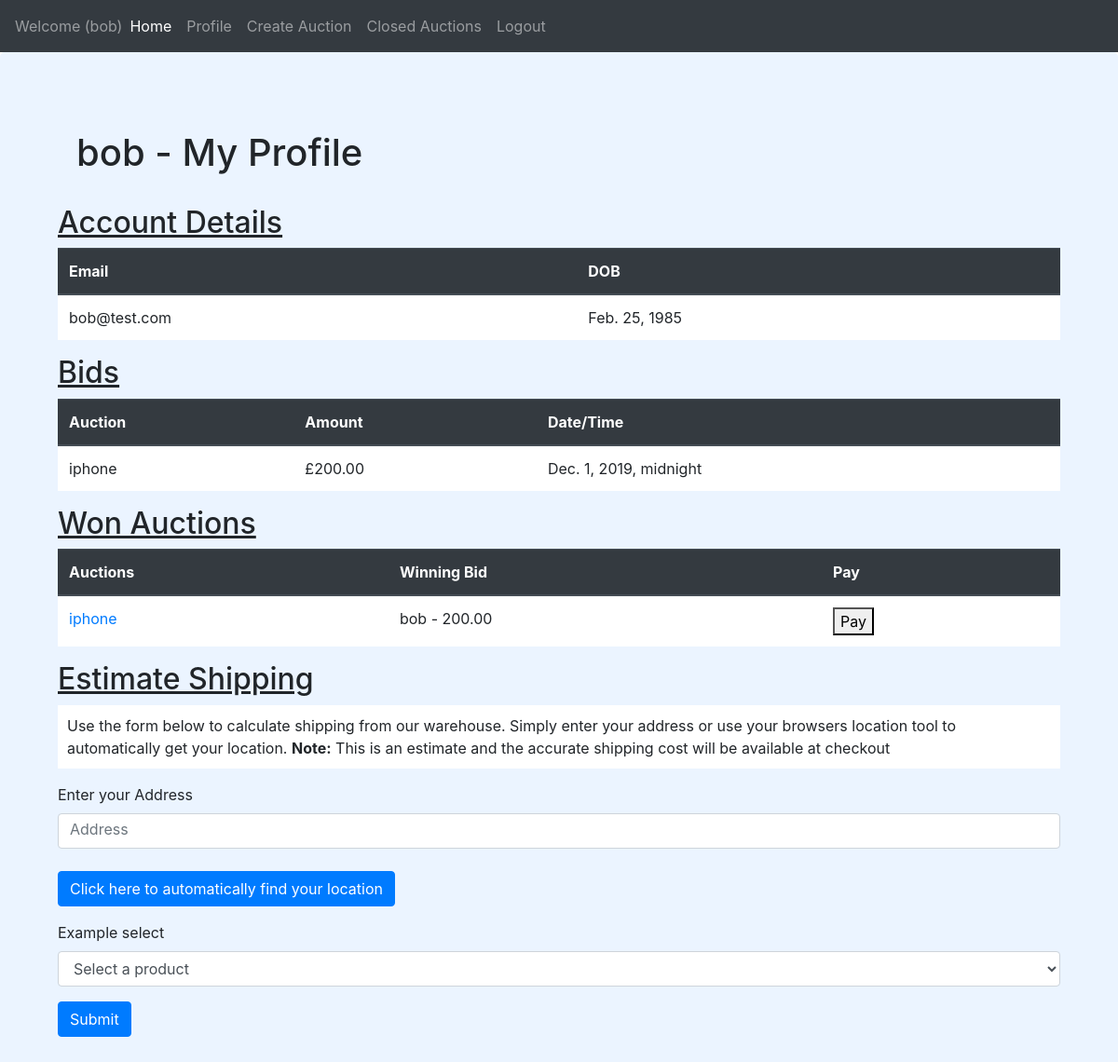
The page /profile (signed in) on the database its author committed.
### website/models.py (models this page shows, shortened)
class Profile(models.Model):
    user = models.OneToOneField(
        User, on_delete=models.CASCADE, null=True, blank=True)
    birth_date = models.DateField(blank=True, null=True)

class Bid(models.Model):
    timestamp = models.DateTimeField(auto_now_add=True)
    amount = models.DecimalField(decimal_places=2, max_digits=10)
    userid = models.ForeignKey(
        Profile, on_delete=models.CASCADE, blank=True, null=True, unique=False)
    auctionid = models.ForeignKey(
        to='Auction', on_delete=models.CASCADE, blank=True, null=True)
    def __str__(self):
        return self.userid.user.username + " - " + str(self.amount)

class Auction(models.Model):
    title = models.CharField(max_length=100)
    owner = models.OneToOneField(
        to=User, on_delete=models.SET(set_for_auction), blank=False)
    description = models.TextField()
    startingPrice = models.DecimalField(decimal_places=2, max_digits=10)
    picture = models.ImageField(upload_to='website/static/')
    auctionCloseTimestamp = models.DateTimeField(null=True, blank=True)
    auctionOpen = models.BooleanField(default=True)
    length = models.DecimalField(decimal_places=2, max_digits=10)
    width = models.DecimalField(decimal_places=2, max_digits=10)
    height = models.DecimalField(decimal_places=2, max_digits=10)
    weight = models.DecimalField(decimal_places=2, max_digits=10)
    winningBid = models.OneToOneField(
        to='Bid', on_delete=models.CASCADE, blank=True, null=True, related_name='winningBid')
    def __str__(self):
        return self.title

### website/views.py (the view)
# urls.py: path('profile', views.profile, name="profile"),
def profile(request):
    if 'username' in request.session:
        loggedin = True
        user = User.objects.get(username=request.session['username'])
        profile = user.profile
        try:
            bids = Bid.objects.filter(userid=profile)
        except Exception as e:
            bids = None
        auctions = Auction.objects.filter(auctionOpen=False)
        a = []
        for b in bids:
            if Auction.objects.filter(winningBid=b) != None:
                auction = Auction.objects.filter(winningBid=b)
                if auction.count() != 0:
                    a.append(auction[0])
        if len(a) == 0:
            displayShip = False
        else:
            displayShip = True
        context = {
            'loggedin': loggedin,
            'user': user,
            'bids': bids,
            'auctions': a,
            'username': request.session['username'],
            'displayShipping': displayShip
        }
        return render(request, 'website/viewprofile.html', context)
    else:
        return redirect('login')

### website/templates/website/viewprofile.html (shortened to what this page needs)
{% extends "website/base.html" %}
{% load staticfiles %}
{%load crispy_forms_tags %}
{% block content %}
<div class="container">
    <div class="row">
        <div class="col">
            <div class="card-body">
                <h1 class="card-title">{{user.username}} - My Profile </h1>
            </div>
            <h2><u>Account Details</U></h2>
            <table class="table bg-white">
                <thead class="thead-dark">
                    <tr>
                        <th>
                            Email
                        </th>
                        <th>
                            DOB
                        </th>
                    </tr>
                </thead>
                <tr>
                    <td>
                        {{user.email}}
                    </td>
                    <td>
                        {{user.profile.birth_date}}
                    </td>
                </tr>
            </table>
            <h2><u>Bids</u> </h2>
            <table class="table">
                <thead class="thead-dark">
                    <th>Auction</th>
                    <th>Amount</th>
                    <th>Date/Time</th>
                </thead>
                {% for Bid in bids %}
                <tr class='bg-white'>
                    <td>
                        {{ Bid.auctionid }}
                    </td>
                    <td>£{{ Bid.amount }}</td>
                    <td>{{ Bid.timestamp }}</td>
                </tr>
                {% endfor %}
            </table>
            <h2><u>Won Auctions</u> </h2>
            <table class="table">
                <thead class="thead-dark">
                    <th>Auctions</th>
                    <th>Winning Bid</th>
                    <th>Pay</th>
                </thead>
                {% for Auction in auctions %}
                <tr class='bg-white'>
                    <td>
                        {% load static %}
                        <a href="search/auction/{{ Auction.id}}">
                            {{ Auction.title }}
                        </a>
                    </td>
                    <td>
                        {{ Auction.winningBid }}
                    </td>
                    <td><button>Pay</button></td>
                </tr>
                {% endfor %}
            </table>
            {% if displayShipping %}
            <h2><u>Estimate Shipping </u></h2>
            <p style="background-color: white; padding: 10px;">Use the form below to calculate shipping from our
                warehouse. Simply enter your address or use your browsers location tool to automatically get your
                location. <b>Note:</b> This is an estimate and the accurate shipping cost will be available at checkout
            </p>
            <form id="locationForm">
                <div class="form-group">
                    <label for="address">Enter your Address</label>
                    <input style="padding-bottom: 10px;" required type="text" class="form-control" id="address"
                        name="address" placeholder="Address">
                    <br>
                    <button type="button" id="locate" class="btn btn-primary ">Click here to automatically find your
                        location</button>
                </div>
                <div class="form-group">
                    <label for="exampleFormControlSelect1">Example select</label>
                    <select required class="form-control" id="itemToShip" name="product">
                        <option hidden disabled selected value> Select a product</option>
                    </select>
                </div>
                <button type="submit" id="getShippingData" class="btn btn-primary">Submit</button>
            </form>
            {% endif %}
            <br>
            {% endblock %}

### website/templates/website/base.html (shortened to what this page needs)
{% load staticfiles %}
<!DOCTYPE html>
<html lang="en">
<head>
    <link rel="stylesheet" href="https://stackpath.bootstrapcdn.com/bootstrap/4.3.1/css/bootstrap.min.css"
>
</head>
<body>
    <nav class="navbar navbar-expand-lg navbar-dark bg-dark">
        <div class="collapse navbar-collapse" id="navbarSupportedContent">
            <ul class="navbar-nav mr-auto">
                {% if loggedin %}
                <span class="navbar-text">
                    Welcome ({{ username }})
                </span>
                {% endif %}
                <li class="nav-item active">
                    <a class="nav-link" href="{% url 'index' %}">Home <span class="sr-only">(current)</span></a>
                </li>
                {% if loggedin %}
                <li class="nav-item">
                    <a class="nav-link" href="{% url 'profile' %}">Profile</a>
                </li>
                <li class="nav-item">
                    <a class="nav-link" href="{% url 'createauction' %}">Create Auction</a>
                </li>
                <li class="nav-item">
                    <a class="nav-link" href="{% url 'closed auctions' %}">Closed Auctions</a>
                </li>
                <li class="nav-item">
                    <a class="nav-link" href="{% url 'logout' %}">Logout</a>
                </li>
                {% endif %}
            </ul>
        </div>
    </nav>
    <div class="jumbotron vertical-center bg-lightblue">
        <div class="container">
            {% block content %}
            {% endblock %}
        </div>
    </div>
    <br>
</body>
</html>

### website/templates/website/base.html (style rules this page uses)
.bg-lightblue { background-color: #ebf4ff; }
.vertical-center { min-height: 100%; min-height: 90vh; align-items: center; }

### rows shown on the page
Bid: auctionid "iphone", amount "200.00", timestamp "Dec. 1, 2019, midnight"
Auction: title "iphone", winningBid "bob - 200.00"

### other values the page prints
{{ username }} "bob"
{{ user.username }} "bob"
{{ user.email }} "bob@test.com"
{{ user.profile.birth_date }} "Feb. 25, 1985"
